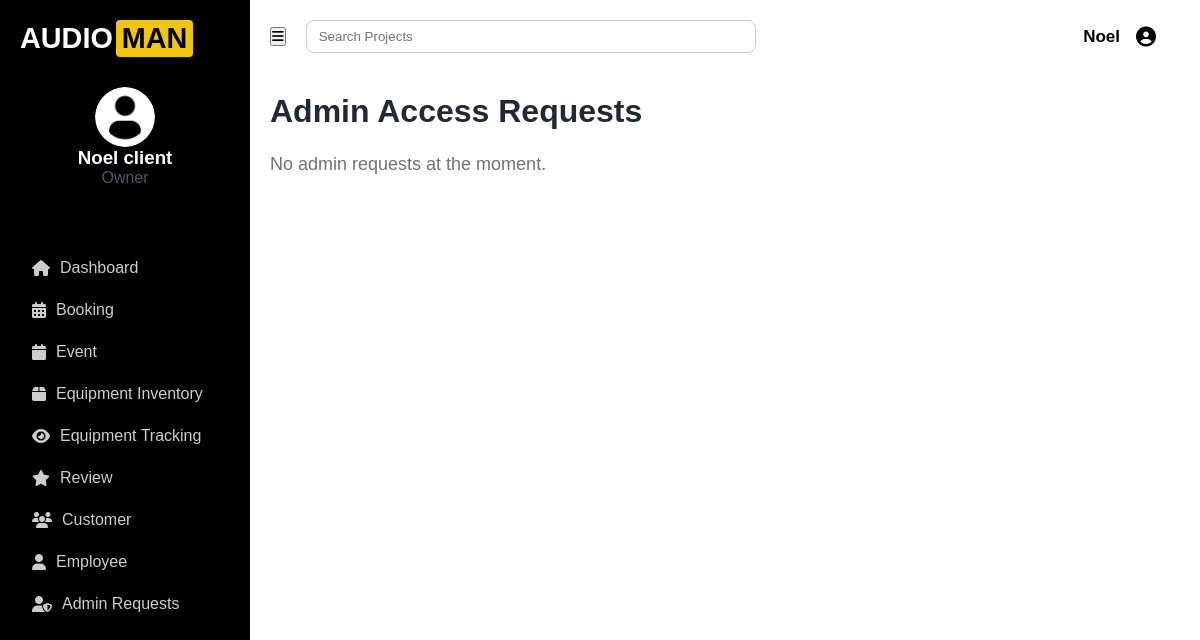
Before: /accounts/admin/requests/ (signed in) with the older database file.
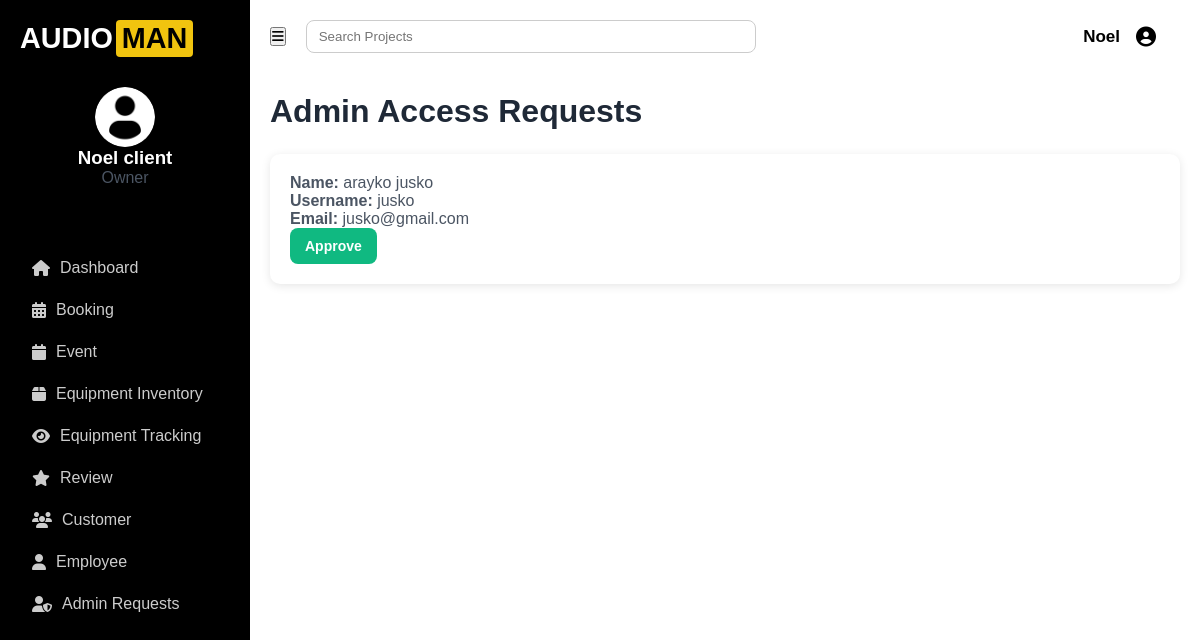
After: the same page with the newer database file.
### accounts/models.py (models this page shows, shortened)
class Profile(models.Model):
    user = models.OneToOneField(User, on_delete=models.CASCADE)
    contact_number = models.CharField(max_length=20)
    province = models.CharField(max_length=100)
    city = models.CharField(max_length=100)
    address = models.CharField(max_length=255, blank=True, null=True)
    profile_picture = models.ImageField(upload_to='profile_pictures/', blank=True, null=True)
    requested_admin = models.BooleanField(default=False)

### accounts/views.py (the view)
# urls.py: path('admin/requests/', views.admin_requests_view, name='admin_requests_view'),
@login_required
@user_passes_test(lambda u: u.is_superuser)
def admin_requests_view(request):
    requested_profiles = Profile.objects.filter(requested_admin=True, user__is_staff=False)
    return render(request, 'client/admin_request.html', {'requested_profiles': requested_profiles})

### accounts/templates/client/admin_request.html (shortened to what this page needs)
{% extends 'client-base.html' %}
{% block content %}
<h2 class="text-3xl font-extrabold mb-6 text-gray-800">Admin Access Requests</h2>
{% if requested_profiles %}
    <ul class="space-y-6">
        {% for profile in requested_profiles %}
            <li class="p-5 border-l-4 border-blue-600 rounded-lg shadow-lg bg-white hover:shadow-xl transition-all">
                <div class="flex justify-between items-center">
                    <div class="space-y-2">
                        <p class="text-lg font-semibold text-gray-800"><strong>Name:</strong> {{ profile.user.get_full_name }}</p>
                        <p class="text-sm text-gray-600"><strong>Username:</strong> {{ profile.user.username }}</p>
                        <p class="text-sm text-gray-600"><strong>Email:</strong> {{ profile.user.email }}</p>
                    </div>
                    <form method="POST" action="{% url 'approve_admin' profile.user.id %}">
                        <button type="submit" class="approve-btn">
                            Approve
                        </button>
                    </form>
                </div>
            </li>
        {% endfor %}
    </ul>
{% else %}
    <p class="text-gray-500 text-lg">No admin requests at the moment.</p>
{% endif %}
{% endblock %}

Changed rows visible on the page:
added Profile: user.get_full_name "arayko jusko", user.username "jusko", user.email "jusko@gmail.com"
Other visible differences:
text no longer shown: "No admin requests at the moment."
